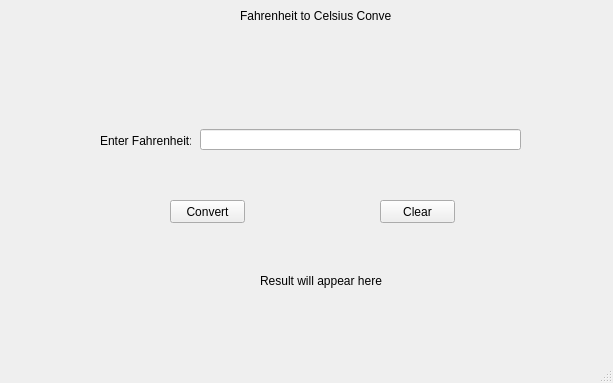
<?xml version="1.0" encoding="UTF-8"?>
<ui version="4.0">
 <class>MainWindow</class>
 <widget class="QMainWindow" name="MainWindow">
  <property name="geometry">
   <rect>
    <x>0</x>
    <y>0</y>
    <width>613</width>
    <height>383</height>
   </rect>
  </property>
  <property name="windowTitle">
   <string>MainWindow</string>
  </property>
  <widget class="QWidget" name="centralwidget">
   <widget class="QLabel" name="label">
    <property name="geometry">
     <rect>
      <x>240</x>
      <y>0</y>
      <width>151</width>
      <height>31</height>
     </rect>
    </property>
    <property name="text">
     <string>Fahrenheit to Celsius Converter</string>
    </property>
   </widget>
   <widget class="QLabel" name="label_2">
    <property name="geometry">
     <rect>
      <x>100</x>
      <y>130</y>
      <width>91</width>
      <height>21</height>
     </rect>
    </property>
    <property name="text">
     <string>Enter Fahrenheit:</string>
    </property>
   </widget>
   <widget class="QLineEdit" name="temperatureInput">
    <property name="geometry">
     <rect>
      <x>200</x>
      <y>129</y>
      <width>321</width>
      <height>21</height>
     </rect>
    </property>
   </widget>
   <widget class="QPushButton" name="convertButton">
    <property name="geometry">
     <rect>
      <x>170</x>
      <y>200</y>
      <width>75</width>
      <height>23</height>
     </rect>
    </property>
    <property name="text">
     <string>Convert</string>
    </property>
   </widget>
   <widget class="QPushButton" name="clearButton">
    <property name="geometry">
     <rect>
      <x>380</x>
      <y>200</y>
      <width>75</width>
      <height>23</height>
     </rect>
    </property>
    <property name="text">
     <string>Clear</string>
    </property>
   </widget>
   <widget class="QLabel" name="resultLabel">
    <property name="geometry">
     <rect>
      <x>260</x>
      <y>270</y>
      <width>161</width>
      <height>21</height>
     </rect>
    </property>
    <property name="text">
     <string>Result will appear here</string>
    </property>
   </widget>
  </widget>
  <widget class="QMenuBar" name="menubar">
   <property name="geometry">
    <rect>
     <x>0</x>
     <y>0</y>
     <width>613</width>
     <height>21</height>
    </rect>
   </property>
  </widget>
  <widget class="QStatusBar" name="statusbar"/>
 </widget>
 <resources/>
 <connections/>
</ui>
